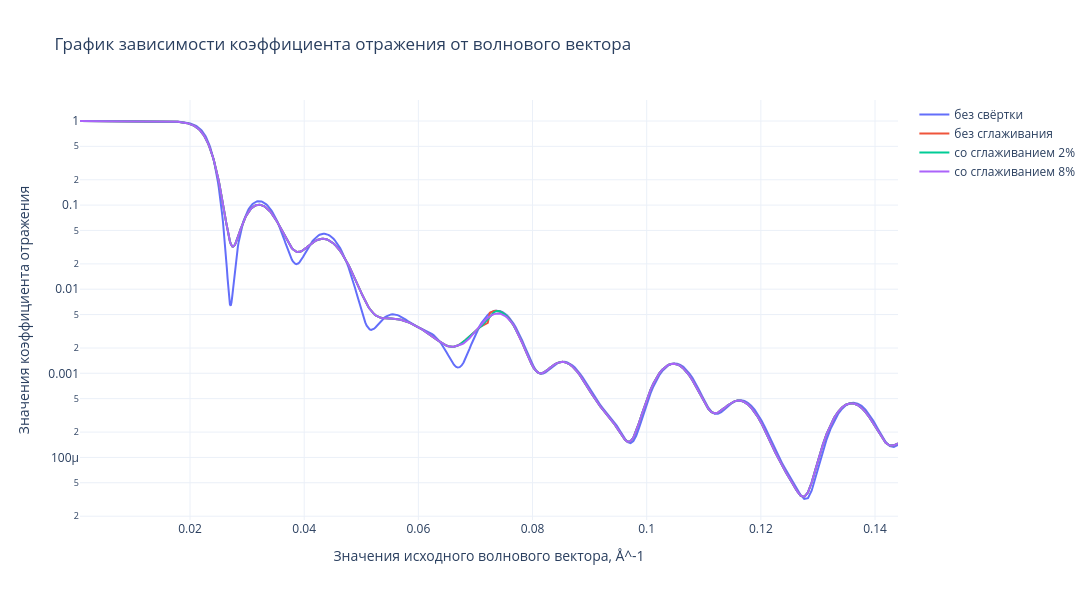

Source (notebook cell):
### Code cell
plot_reflection_vs_wavevector_xn(r_conv, q, Ndots, ['без свёртки', 'без сглаживания', 'со сглаживанием 2%', 'со сглаживанием 8%'])

### Figure 1 — Plotly figure (JSON) as saved in the notebook; plotly's stock layout.template omitted (floating-point values rounded to 4 significant figures; data arrays with more than 128 entries replaced by an {"elided": "..."} marker saying what was removed)
{"data": [{"marker": {"color": "#636EFA", "opacity": 0.92, "size": 2.2}, "mode": "lines", "name": "без свёртки", "x": {"elided": "1050 float values"}, "y": {"elided": "1050 float values"}, "type": "scatter"}, {"marker": {"color": "#EF553B", "opacity": 0.92, "size": 2.2}, "mode": "lines", "name": "без сглаживания", "x": {"elided": "1050 float values"}, "y": {"elided": "1050 float values"}, "type": "scatter"}, {"marker": {"color": "#00CC96", "opacity": 0.92, "size": 2.2}, "mode": "lines", "name": "со сглаживанием 2%", "x": {"elided": "1050 float values"}, "y": {"elided": "1050 float values"}, "type": "scatter"}, {"marker": {"color": "#AB63FA", "opacity": 0.92, "size": 2.2}, "mode": "lines", "name": "со сглаживанием 8%", "x": {"elided": "1050 float values"}, "y": {"elided": "1050 float values"}, "type": "scatter"}], "layout": {"yaxis": {"title": {"text": "Значения коэффициента отражения"}, "type": "log"}, "title": {"text": "График зависимости коэффициента отражения от волнового вектора"}, "xaxis": {"title": {"text": "Значения исходного волнового вектора, Å^-1"}}, "width": 1440, "height": 600}}
